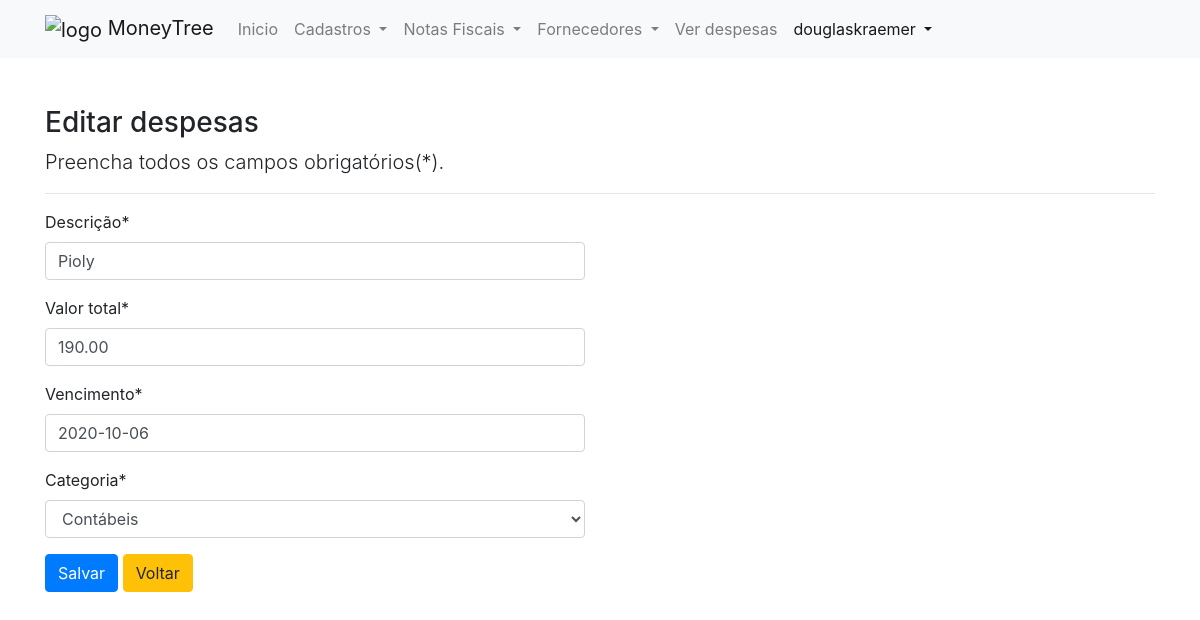
Screenshot of /editar/despesa/19/ (signed in) with the database file from the repository.
### cadastros/models.py (models this page shows, shortened)
class Despesa(models.Model):
    OPCOES_CHOICES = [
        ('SIM', 'Sim'),
        ('NAO', 'Não'),
    ]
    descricao = models.CharField(max_length=255, verbose_name="Descrição")
    valor_total = models.DecimalField(
        max_digits=8, decimal_places=2, verbose_name="Valor total")
    vencimento = models.DateField()
    categoria = models.ForeignKey(Categoria, on_delete=models.PROTECT)
    opcoes = models.CharField(
        max_length=10, choices=OPCOES_CHOICES, verbose_name="Pago", default='NAO')
    usuario = models.ForeignKey(User, on_delete=models.PROTECT)

### cadastros/views.py (the view)
class DespesaUpdate(GroupRequiredMixin, LoginRequiredMixin, UpdateView):
    login_url = reverse_lazy('users-login')
    group_required = u"Administrador"
    model = Despesa
    fields = ['descricao', 'valor_total', 'vencimento', 'categoria', ]
    template_name = 'cadastros/form.html'
    success_url = reverse_lazy('listar-despesa')
    def get_object(self, queryset=None):
        self.object = get_object_or_404(
            Despesa, pk=self.kwargs['pk'], usuario=self.request.user)
        return self.object
    def get_context_data(self, *args, **kwargs):
        context = super().get_context_data(*args, **kwargs)
        context['titulo'] = "Editar despesas"
        context['botao'] = "Salvar"
        return context

### cadastros/models.py (called while the page is built)
    def __str__(self):
        return self.nome

### cadastros/templates/cadastros/form.html (shortened to what this page needs)
{% extends 'base.html' %}
{% load static %}
{% load crispy_forms_tags %}
{%block conteudo%}
<h3 class="mt-5">{{ titulo }}</h3>
<p class="lead">
    Preencha todos os campos obrigatórios(*).
</p>
<hr>
<div class="row">
    <div class="col-md-6">
        <form action="" method="POST">
            {{ form|crispy }}
            <button type="submit" class="btn btn-primary">{{ botao }}</button>
            <a href="{% url 'listar-despesa' %}" class="btn btn-warning">Voltar</a>
        </form>
    </div>
</div>
{%endblock%}

### templates/parciais/_nav.html (shortened to what this page needs)
{% load static %}
<nav class="navbar navbar-expand-lg navbar-light bg-light static-top">
    <div class="container">
        <a class="navbar-brand" href="{% url 'index' %}">
            <img src="{% static 'img/pngegg.png' %}" width="80" height="70" alt="logo">
            MoneyTree</a>
        <div class="collapse navbar-collapse" id="navbarNavDropdown">
            <ul class="navbar-nav">
                <li class="nav-item">
                    <a class="nav-link" href="{% url 'index' %}">
                        Inicio
                        <span class="sr-only">(current)</span></a>
                </li>
                {% if request.user.is_authenticated %}
                <li class="nav-item dropdown">
                    <a class="nav-link dropdown-toggle" href="{% url 'index' %}" id="navbarDropdownMenuLink"
                        data-toggle="dropdown" aria-haspopup="true" aria-expanded="false">
                        Cadastros
                    </a>
                </li>
                <li class="nav-item dropdown">
                    <a class="nav-link dropdown-toggle" href="{% url 'index' %}" id="navbarDropdownMenuLink"
                        data-toggle="dropdown" aria-haspopup="true" aria-expanded="false">
                        Notas Fiscais
                    </a>
                </li>
                <li class="nav-item dropdown">
                    <a class="nav-link dropdown-toggle" href="{% url 'index' %}" id="navbarDropdownMenuLink"
                        data-toggle="dropdown" aria-haspopup="true" aria-expanded="false">
                        Fornecedores
                    </a>
                </li>
                <li class="nav-item">
                    <a class="nav-link" href="{% url 'listar-despesa' %}">Ver despesas</a>
                </li>
                <li class="nav-item dropdown active">
                    <a class="nav-link dropdown-toggle" href="{% url 'index' %}" id="navbarDropdownMenuLink"
                        data-toggle="dropdown" aria-haspopup="true" aria-expanded="false">
                        {{ request.user }}
                    </a>
                </li>
                {% endif %}
            </ul>
        </div>
    </div>
</nav>

### rows the page displays
Despesa: descricao "Pioly", valor_total "190.00", vencimento "2020-10-06", categoria "Contábeis"

### other values shown
{{ request.user }} "douglaskraemer"
{{ titulo }} "Editar despesas"
{{ botao }} "Salvar"
